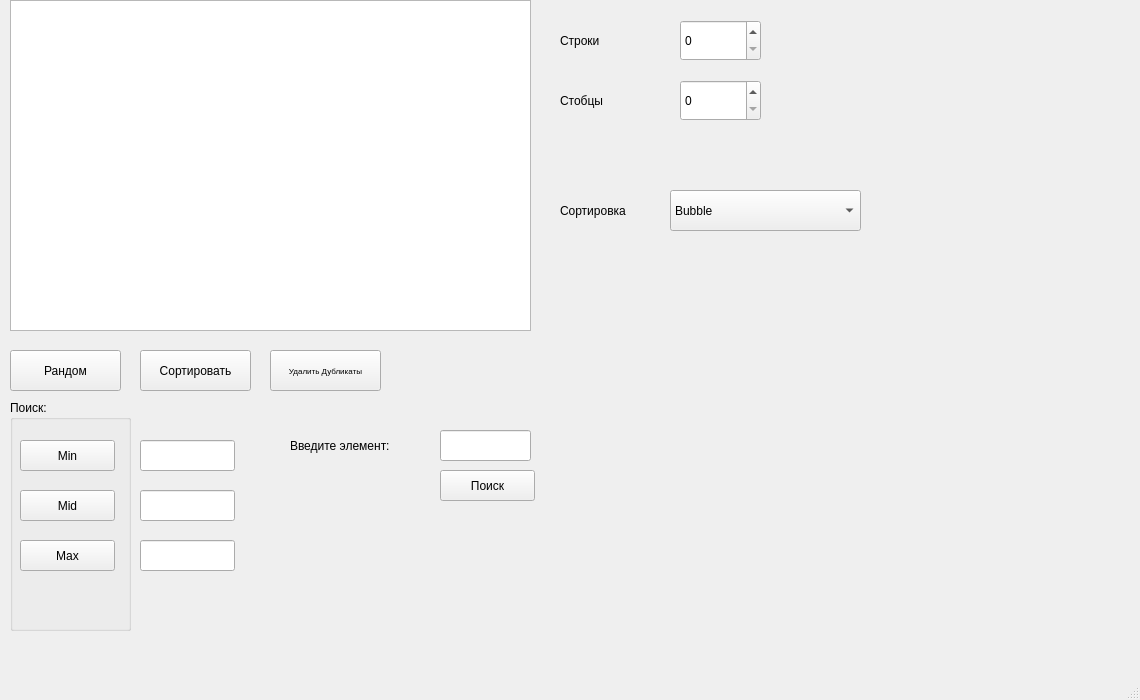
<?xml version="1.0" encoding="UTF-8"?>
<ui version="4.0">
 <class>MainWindow</class>
 <widget class="QMainWindow" name="MainWindow">
  <property name="geometry">
   <rect>
    <x>0</x>
    <y>0</y>
    <width>1140</width>
    <height>700</height>
   </rect>
  </property>
  <property name="windowTitle">
   <string>MainWindow</string>
  </property>
  <widget class="QWidget" name="centralwidget">
   <widget class="QLabel" name="label_2">
    <property name="geometry">
     <rect>
      <x>560</x>
      <y>80</y>
      <width>81</width>
      <height>41</height>
     </rect>
    </property>
    <property name="text">
     <string>Стобцы</string>
    </property>
   </widget>
   <widget class="QLineEdit" name="lineEdit_2">
    <property name="geometry">
     <rect>
      <x>140</x>
      <y>490</y>
      <width>95</width>
      <height>31</height>
     </rect>
    </property>
   </widget>
   <widget class="QTableWidget" name="tableWidget">
    <property name="geometry">
     <rect>
      <x>10</x>
      <y>0</y>
      <width>521</width>
      <height>331</height>
     </rect>
    </property>
   </widget>
   <widget class="QLabel" name="label">
    <property name="geometry">
     <rect>
      <x>560</x>
      <y>20</y>
      <width>81</width>
      <height>41</height>
     </rect>
    </property>
    <property name="text">
     <string>Строки</string>
    </property>
   </widget>
   <widget class="QPushButton" name="Button_search">
    <property name="geometry">
     <rect>
      <x>440</x>
      <y>470</y>
      <width>95</width>
      <height>31</height>
     </rect>
    </property>
    <property name="text">
     <string>Поиск</string>
    </property>
   </widget>
   <widget class="QSpinBox" name="spinBox_column">
    <property name="geometry">
     <rect>
      <x>680</x>
      <y>80</y>
      <width>81</width>
      <height>41</height>
     </rect>
    </property>
   </widget>
   <widget class="QLabel" name="label_3">
    <property name="geometry">
     <rect>
      <x>560</x>
      <y>190</y>
      <width>81</width>
      <height>41</height>
     </rect>
    </property>
    <property name="text">
     <string>Сортировка</string>
    </property>
   </widget>
   <widget class="QLineEdit" name="lineEdit_search">
    <property name="geometry">
     <rect>
      <x>440</x>
      <y>430</y>
      <width>91</width>
      <height>31</height>
     </rect>
    </property>
   </widget>
   <widget class="QLabel" name="label_4">
    <property name="geometry">
     <rect>
      <x>290</x>
      <y>430</y>
      <width>141</width>
      <height>31</height>
     </rect>
    </property>
    <property name="text">
     <string>Введите элемент:</string>
    </property>
   </widget>
   <widget class="QPushButton" name="Button_sort">
    <property name="geometry">
     <rect>
      <x>140</x>
      <y>350</y>
      <width>111</width>
      <height>41</height>
     </rect>
    </property>
    <property name="text">
     <string>Сортировать</string>
    </property>
   </widget>
   <widget class="QPushButton" name="Button_random">
    <property name="geometry">
     <rect>
      <x>10</x>
      <y>350</y>
      <width>111</width>
      <height>41</height>
     </rect>
    </property>
    <property name="text">
     <string>Рандом</string>
    </property>
   </widget>
   <widget class="QSpinBox" name="spinBox_row">
    <property name="geometry">
     <rect>
      <x>680</x>
      <y>20</y>
      <width>81</width>
      <height>41</height>
     </rect>
    </property>
   </widget>
   <widget class="QLabel" name="Report">
    <property name="geometry">
     <rect>
      <x>550</x>
      <y>260</y>
      <width>551</width>
      <height>401</height>
     </rect>
    </property>
    <property name="text">
     <string/>
    </property>
   </widget>
   <widget class="QLineEdit" name="lineEdit">
    <property name="geometry">
     <rect>
      <x>140</x>
      <y>440</y>
      <width>95</width>
      <height>31</height>
     </rect>
    </property>
   </widget>
   <widget class="QComboBox" name="comboBox">
    <property name="geometry">
     <rect>
      <x>670</x>
      <y>190</y>
      <width>191</width>
      <height>41</height>
     </rect>
    </property>
    <item>
     <property name="text">
      <string>Bubble</string>
     </property>
    </item>
    <item>
     <property name="text">
      <string>Quick</string>
     </property>
    </item>
    <item>
     <property name="text">
      <string>Comb</string>
     </property>
    </item>
    <item>
     <property name="text">
      <string>Gnome</string>
     </property>
    </item>
    <item>
     <property name="text">
      <string>Bogosort</string>
     </property>
    </item>
   </widget>
   <widget class="QGroupBox" name="groupBox">
    <property name="geometry">
     <rect>
      <x>10</x>
      <y>400</y>
      <width>121</width>
      <height>231</height>
     </rect>
    </property>
    <property name="title">
     <string>Поиск:</string>
    </property>
    <widget class="QPushButton" name="Button_min">
     <property name="geometry">
      <rect>
       <x>10</x>
       <y>40</y>
       <width>95</width>
       <height>31</height>
      </rect>
     </property>
     <property name="text">
      <string>Min</string>
     </property>
    </widget>
    <widget class="QPushButton" name="Button_mid">
     <property name="geometry">
      <rect>
       <x>10</x>
       <y>90</y>
       <width>95</width>
       <height>31</height>
      </rect>
     </property>
     <property name="text">
      <string>Mid</string>
     </property>
    </widget>
    <widget class="QPushButton" name="Button_max">
     <property name="geometry">
      <rect>
       <x>10</x>
       <y>140</y>
       <width>95</width>
       <height>31</height>
      </rect>
     </property>
     <property name="text">
      <string>Max</string>
     </property>
    </widget>
   </widget>
   <widget class="QLineEdit" name="lineEdit_3">
    <property name="geometry">
     <rect>
      <x>140</x>
      <y>540</y>
      <width>95</width>
      <height>31</height>
     </rect>
    </property>
   </widget>
   <widget class="QPushButton" name="Button_delete">
    <property name="geometry">
     <rect>
      <x>270</x>
      <y>350</y>
      <width>111</width>
      <height>41</height>
     </rect>
    </property>
    <property name="font">
     <font>
      <pointsize>6</pointsize>
      <weight>50</weight>
      <bold>false</bold>
     </font>
    </property>
    <property name="text">
     <string>Удалить Дубликаты</string>
    </property>
   </widget>
  </widget>
  <widget class="QMenuBar" name="menubar">
   <property name="geometry">
    <rect>
     <x>0</x>
     <y>0</y>
     <width>1140</width>
     <height>26</height>
    </rect>
   </property>
  </widget>
  <widget class="QStatusBar" name="statusbar"/>
 </widget>
 <resources/>
 <connections/>
</ui>
